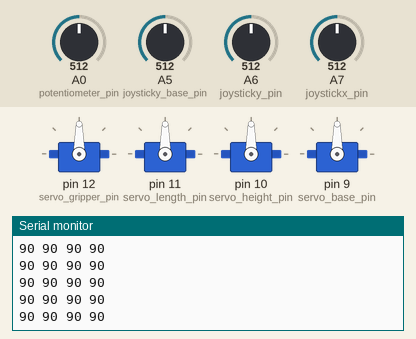
The sketch below on a simulated Arduino Nano, built with avr-gcc and run on an emulated ATmega328P. Parts: 4 × servo, the last lines printed to the serial monitor. The test bench sets the inputs (shaded band); at power-on: A0 (potentiometer_pin) = 512, A5 (joysticky_base_pin) = 512, A6 (joysticky_pin) = 512, A7 (joystickx_pin) = 512.

Above: at 1.2 s.
1.3 s: A0 (potentiometer_pin) set to 555
At 2.0 s:
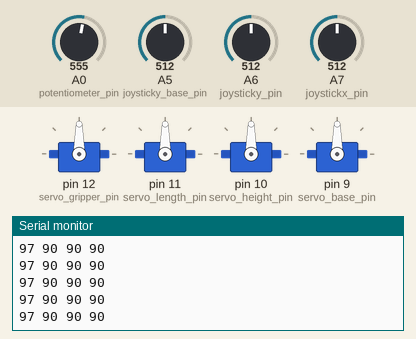
2.8 s: A0 (potentiometer_pin) set to 584
At 3.9 s:
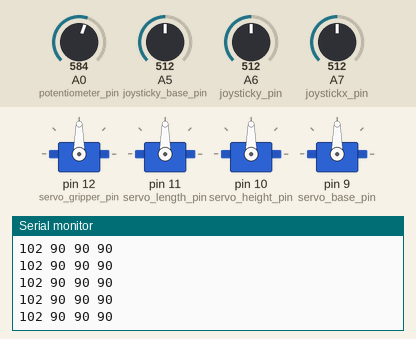
5.8 s: A5 (joysticky_base_pin) set to 555
At 6.4 s:
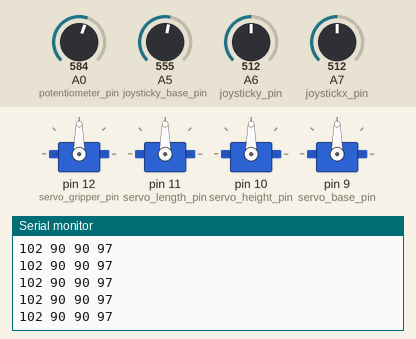
7.3 s: A5 (joysticky_base_pin) set to 585
At 8.2 s:
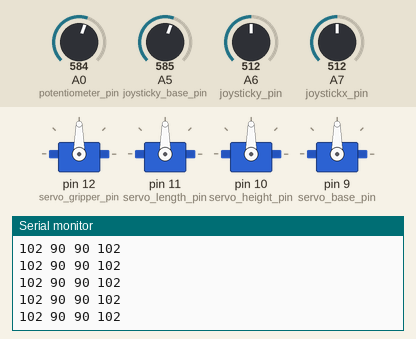
Timing chart, 0 to 10.3 s (numbered marks = the images above; inputs shaded):
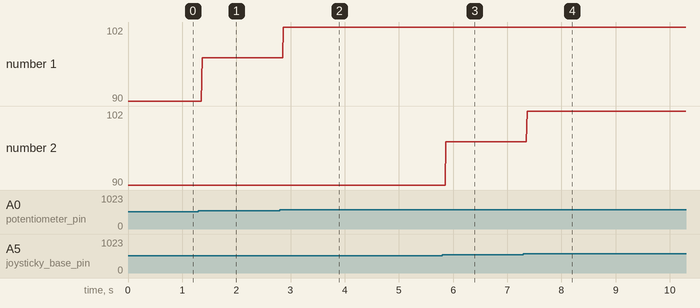

Measured:
- after the input at 1.3 s, the serial monitor: prints a new line after 0.07 s (image 1)
- after the input at 2.8 s, the serial monitor: prints a new line after 0.07 s (image 2)
- after the input at 5.8 s, the serial monitor: prints a new line after 0.07 s (image 3)
- after the input at 7.3 s, the serial monitor: prints a new line after 0.07 s (image 4)
- plotted number 1: 90 → 97 after the input at 1.3 s, 97 → 102 after the input at 2.8 s

The sketch:

robotic-arm_code_speedchanger.ino
```cpp
#include <VarSpeedServo.h>

int potentiometer_pin=A0;
int potentiometer_val;
VarSpeedServo servo_gripper;
int servo_gripper_pin=12;
int servo_gripper_val;

int joystickx_pin=A7; //HEIGHT
int joysticky_pin=A6; //LENGTH
int joystickx_val;
int joysticky_val;
VarSpeedServo servo_length;
int servo_length_pin=11;
int servo_length_val;

int joysticky_base_pin=A5;
int joysticky_base_val;
VarSpeedServo servo_base;
int servo_base_pin=9;
int servo_base_val;

VarSpeedServo servo_height;
int servo_height_pin=10;
int servo_height_val;

int speedjoystick=40;
int speedgripper=255;

void setup() {
  // put your setup code here, to run once:
  Serial.begin(9600);

  pinMode(potentiometer_pin, INPUT);
  servo_gripper.attach(servo_gripper_pin);

  pinMode(joysticky_pin, INPUT);
  servo_length.attach(servo_length_pin);

  pinMode(joystickx_pin, INPUT);
  servo_height.attach(servo_height_pin);

  pinMode(joysticky_base_pin, INPUT);
  servo_base.attach(servo_base_pin);
}

void loop() {
  // put your main code here, to run repeatedly:
  potentiometer_val=analogRead(potentiometer_pin);
  servo_gripper_val=(180./1023)*potentiometer_val;
  Serial.print(servo_gripper_val);
  Serial.print(" ");
  if(servo_gripper_val<90)
  {
    servo_gripper.write(servo_gripper_val,speedgripper, false);
  }

  joysticky_val=analogRead(joysticky_pin);
  servo_length_val=(180./1023)*joysticky_val;
  Serial.print(servo_length_val);
  Serial.print(" ");
  servo_length.write(servo_length_val,speedjoystick,false);

  joystickx_val=analogRead(joystickx_pin);
  servo_height_val=(180./1023)*joystickx_val;
  Serial.print(servo_height_val);
  Serial.print(" ");
  servo_height.write(servo_height_val,speedjoystick,false);

  joysticky_base_val=analogRead(joysticky_base_pin);
  servo_base_val=(180./1023)*joysticky_base_val;
  Serial.println(servo_base_val);
  servo_base.write(servo_base_val,speedjoystick,false);

  delay(10);
}
```
